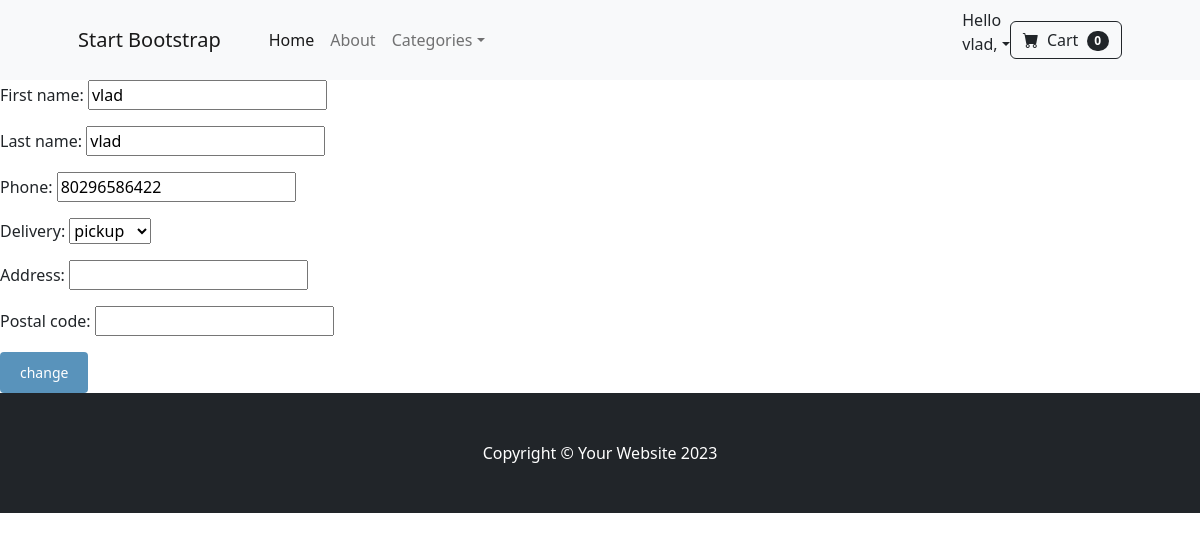
/order/profile_info/ (signed in), run on the app's committed database.
### order/models.py (models this page shows, shortened)
class UserData(models.Model):
    user = models.OneToOneField(get_user_model(), on_delete=models.CASCADE, related_name='registered_user_form')
    first_name = models.CharField(max_length=50)
    last_name = models.CharField(max_length=50)
    phone = models.CharField(max_length=50)
    delivery = models.CharField(max_length=64, choices=[('delivery', 'delivery'), ('pickup', 'pickup')])
    address = models.CharField(max_length=250, null=True, blank=True, default='')
    postal_code = models.CharField(max_length=20, null=True, blank=True, default='')

### order/views.py (the view, shortened to what this page needs)
# urls.py: path('profile_info/', views.ProfileInfo.as_view(), name='profile_info'),
class ProfileInfo(UpdateView):
    fields = '__all__'
    def get_object(self, queryset=None):
        try:
            user_data = self.request.user.registered_user_form
        except Exception as err:
            user_data = UserData()
        return user_data
    def get_form_class(self):
        return OrderForm

### order/forms.py (shortened to what this page needs)
class OrderForm(forms.ModelForm):
    class Meta:
        model = UserOrder
        exclude = ['user', 'paid', 'status']

### cart/cart.py (called while the page is built)
    def item_amount(self):
        return len(self.cart)

### cart/context_processors.py (called while the page is built)
def cart_length(request):
    cart = Cart(request)
    return {'cart_length': cart.item_amount()}

### shop/context_processors.py (called while the page is built)
def categories_processor(request):
    categories = models.Category.objects.all()
    return {'categories': categories}

### shop/models.py (called while the page is built)
    def __str__(self):
        return self.name

    def get_absolute_url(self):
        return reverse('shop:category_detail', args=[self.slug])

### order/templates/order/userdata_form.html (shortened to what this page needs)
{% extends 'shop/base.html' %}
{%block content%}
{% include 'shop/elements/navigation.html' %}
<form action="" method="post">
    {{form.as_p}}
    <input type="submit" value="change">
</form>
{% endblock %}

### shop/templates/shop/elements/navigation.html (shortened to what this page needs)
        <nav class="navbar navbar-expand-lg navbar-light bg-light">
            <div class="container px-4 px-lg-5">
                <a class="navbar-brand" href="#!">Start Bootstrap</a>
                <div class="collapse navbar-collapse" id="navbarSupportedContent">
                    <ul class="navbar-nav me-auto mb-2 mb-lg-0 ms-lg-4">
                        <li class="nav-item"><a class="nav-link active" aria-current="page" href="{% url 'shop:index' %}">Home</a></li>
                        <li class="nav-item"><a class="nav-link" href="#!">About</a></li>
                        <li class="nav-item dropdown">
                            <a class="nav-link dropdown-toggle" id="navbarDropdown" href="#" role="button" data-bs-toggle="dropdown" aria-expanded="false">Categories</a>
                        </li>
                    </ul>
                        <span class="user">
                                                <ol class="nav-item dropdown">
      {% if request.user.is_authenticated %}
        Hello
<a class="nav-link nav-item dropdown dropdown-toggle" href="#" role="button" data-bs-toggle="dropdown" aria-expanded="false">{{ request.user.first_name|default:request.user.username }},</a>
      {% else %}
        <a href="{% url "shop:login" %}">Log-in</a>
      {% endif %}
                                                </ol>
    </span>
                    <form class="d-flex" action="{% url 'cart:cart_detail' %}">
                        <button class="btn btn-outline-dark" type="submit">
                            <i class="bi-cart-fill me-1"></i>
                            Cart
                            <span class="badge bg-dark text-white ms-1 rounded-pill">{{cart_length}}</span>
                        </button>
                    </form>
                </div>
            </div>
        </nav>

### data on the page
UserData: first_name "vlad", last_name "vlad", phone "80296586422", delivery "pickup"

### other printed values
{{ request.user.first_name|default:request.user.username }} "vlad"
{{ cart_length }} "0"
